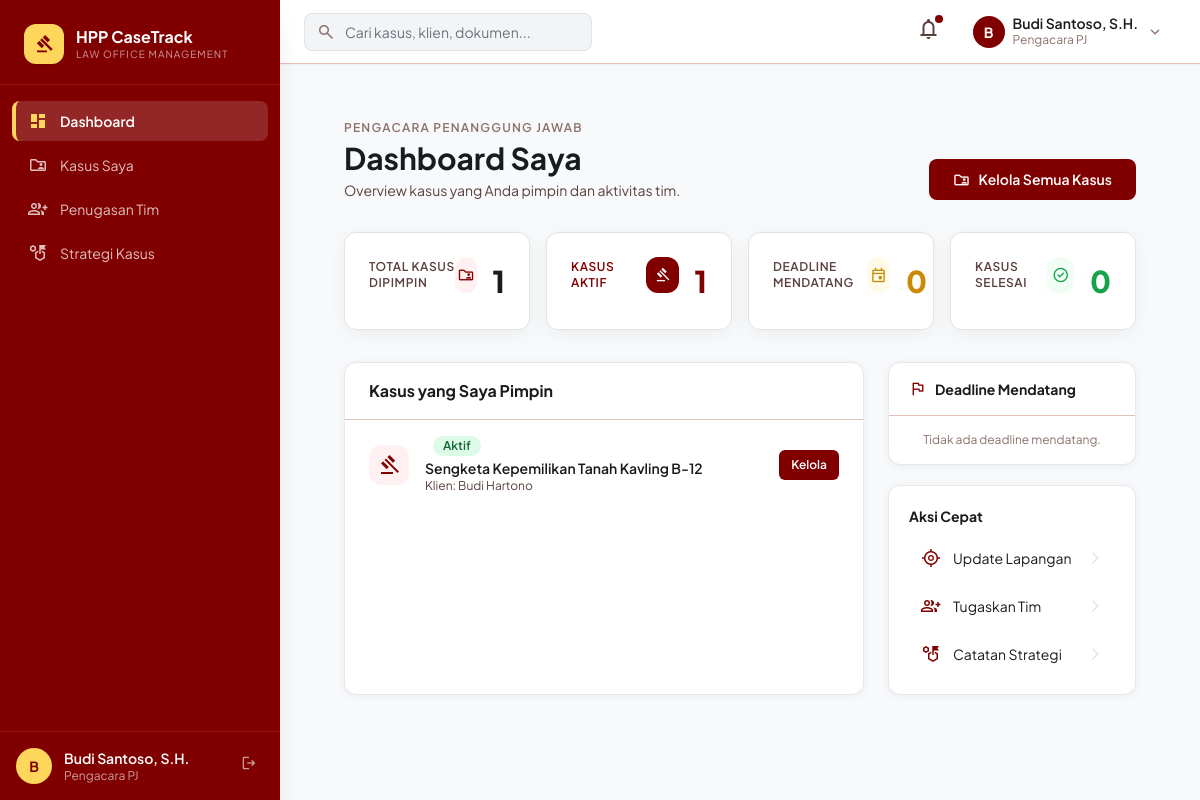
/pengacara-pj/dashboard.php (signed in), run on the app's committed database.
### tables this page shows
CREATE TABLE IF NOT EXISTS cases (
    id             INT AUTO_INCREMENT PRIMARY KEY,
    case_number    VARCHAR(30) UNIQUE NOT NULL,
    complaint_id   INT,
    client_id      INT NOT NULL,
    assigned_pj_id INT,
    case_type      VARCHAR(100),
    title          VARCHAR(255),
    description    TEXT,
    strategy       TEXT,
    status         ENUM('pending','active','on_hold','closed','won','lost','cancelled') DEFAULT 'pending',
    opened_at      DATETIME DEFAULT CURRENT_TIMESTAMP,
    closed_at      DATETIME,
    created_at     DATETIME DEFAULT CURRENT_TIMESTAMP,
    updated_at     DATETIME DEFAULT CURRENT_TIMESTAMP ON UPDATE CURRENT_TIMESTAMP,
    FOREIGN KEY (complaint_id)   REFERENCES complaints(id) ON DELETE SET NULL,
    FOREIGN KEY (client_id)      REFERENCES users(id),
    FOREIGN KEY (assigned_pj_id) REFERENCES users(id) ON DELETE SET NULL
);

CREATE TABLE IF NOT EXISTS users (
    id             INT AUTO_INCREMENT PRIMARY KEY,
    username       VARCHAR(100) UNIQUE,
    email          VARCHAR(150) UNIQUE NOT NULL,
    password       VARCHAR(255) NOT NULL,
    role           ENUM('client','legal_admin','ceo','pengacara_pj','lawyer','finance','head_finance','admin') NOT NULL DEFAULT 'client',
    name           VARCHAR(150) NOT NULL,
    phone          VARCHAR(20),
    address        TEXT,
    photo          VARCHAR(255),
    is_active      TINYINT(1) DEFAULT 1,
    otp_code       VARCHAR(10),
    otp_expires_at DATETIME,
    email_verified_at DATETIME,
    created_at     DATETIME DEFAULT CURRENT_TIMESTAMP,
    updated_at     DATETIME DEFAULT CURRENT_TIMESTAMP ON UPDATE CURRENT_TIMESTAMP
);

### pengacara-pj/dashboard.php (the view, shortened to what this page needs)
<?php
require_once __DIR__ . '/../includes/functions.php';
$user = currentUser();
$db   = getDB();
$myCases   = $db->prepare("SELECT c.*, u.name AS client_name FROM cases c JOIN users u ON c.client_id=u.id WHERE c.assigned_pj_id=? ORDER BY c.updated_at DESC");
$myCases->execute([$user['id']]); $cases = $myCases->fetchAll();
$activeCnt  = count(array_filter($cases, fn($c) => $c['status'] === 'active'));
$upMilestone= $db->prepare("SELECT m.*, c.title AS case_title, c.case_number AS reference_number FROM milestones m JOIN cases c ON m.case_id=c.id WHERE c.assigned_pj_id=? AND m.status IN ('pending','in_progress') AND m.due_date >= CURDATE() ORDER BY m.due_date LIMIT 5");
$upMilestone->execute([$user['id']]); $milestones = $upMilestone->fetchAll();
include __DIR__ . '/../includes/header.php';
?>
<div id="app-wrapper">
<?php include __DIR__ . '/../includes/sidebar.php'; ?>
<div id="page-content">
<div class="p-6 md:p-8 max-w-7xl mx-auto">
  <div class="flex flex-col md:flex-row md:items-end justify-between gap-4 mb-8">
    <div>
      <p class="text-xs font-semibold text-[#8e706c] uppercase tracking-widest mb-1">Pengacara Penanggung Jawab</p>
      <h1 class="text-3xl font-bold text-[#191c1d]">Dashboard Saya</h1>
      <p class="text-sm text-[#5a413d] mt-1">Overview kasus yang Anda pimpin dan aktivitas tim.</p>
    </div>
    <a href="/pengacara-pj/cases.php" class="btn-primary">
      <span class="material-symbols-outlined text-[18px]">folder_shared</span>
      Kelola Semua Kasus
    </a>
  </div>
  <div class="grid grid-cols-2 lg:grid-cols-4 gap-4 mb-8">
    <div class="stat-card">
      <div class="flex items-center justify-between mb-3">
        <p class="text-xs font-semibold uppercase tracking-wider text-[#5a413d]">Total Kasus Dipimpin</p>
        <div class="w-9 h-9 bg-[#fff1f1] rounded-xl flex items-center justify-center">
          <span class="material-symbols-outlined text-[#800000] text-[18px]">folder_shared</span>
        </div>
      </div>
      <div class="text-3xl font-extrabold"><?= count($cases) ?></div>
    </div>
    <div class="stat-card">
      <div class="flex items-center justify-between mb-3">
        <p class="text-xs font-semibold uppercase tracking-wider text-[#800000]">Kasus Aktif</p>
        <div class="w-9 h-9 bg-[#800000] rounded-xl flex items-center justify-center">
          <span class="material-symbols-outlined text-white text-[18px]">gavel</span>
        </div>
      </div>
      <div class="text-3xl font-extrabold text-[#800000]"><?= $activeCnt ?></div>
    </div>
    <div class="stat-card">
      <div class="flex items-center justify-between mb-3">
        <p class="text-xs font-semibold uppercase tracking-wider text-[#5a413d]">Deadline Mendatang</p>
        <div class="w-9 h-9 bg-yellow-50 rounded-xl flex items-center justify-center">
          <span class="material-symbols-outlined text-yellow-600 text-[18px]">event</span>
        </div>
      </div>
      <div class="text-3xl font-extrabold text-yellow-600"><?= count($milestones) ?></div>
    </div>
    <div class="stat-card">
      <div class="flex items-center justify-between mb-3">
        <p class="text-xs font-semibold uppercase tracking-wider text-[#5a413d]">Kasus Selesai</p>
        <div class="w-9 h-9 bg-green-50 rounded-xl flex items-center justify-center">
          <span class="material-symbols-outlined text-green-600 text-[18px]">check_circle</span>
        </div>
      </div>
      <div class="text-3xl font-extrabold text-green-600"><?= count(array_filter($cases, fn($c) => in_array($c['status'], ['closed','won']))) ?></div>
    </div>
  </div>
  <div class="grid grid-cols-1 lg:grid-cols-3 gap-6">
    <div class="lg:col-span-2 card overflow-hidden">
      <div class="px-6 py-4 border-b border-[#e2bfb9]">
        <h2 class="font-bold text-[#191c1d]">Kasus yang Saya Pimpin</h2>
      </div>
      <div class="divide-y divide-[#edeeef]">
        <?php foreach ($cases as $c): ?>
        <div class="px-6 py-4 flex items-center gap-4 hover:bg-[#fafafa] transition-colors group">
          <div class="w-10 h-10 rounded-xl bg-[#fff1f1] flex items-center justify-center shrink-0">
            <span class="material-symbols-outlined text-[#800000]">gavel</span>
          </div>
          <div class="flex-1 min-w-0">
            <div class="flex items-center gap-2 mb-0.5">
              <?= statusBadge($c['status']) ?>
            </div>
            <p class="font-semibold text-sm truncate group-hover:text-[#800000] transition-colors"><?= sanitize($c['title']) ?></p>
            <p class="text-xs text-[#5a413d]">Klien: <?= sanitize($c['client_name']) ?></p>
          </div>
          <div class="flex gap-2 shrink-0">
            <a href="/pengacara-pj/case-detail.php?id=<?= $c['id'] ?>" class="btn-primary btn-sm">
              Kelola
            </a>
          </div>
        </div>
        <?php endforeach; ?>
      </div>
    </div>
    <div class="space-y-5">
      <div class="card overflow-hidden">
        <div class="px-5 py-4 border-b border-[#e2bfb9]">
          <h2 class="font-bold text-[#191c1d] text-sm flex items-center gap-2">
            <span class="material-symbols-outlined text-[#800000] text-[18px]">flag</span>
            Deadline Mendatang
          </h2>
        </div>
        <div class="divide-y divide-[#edeeef]">
          <?php if (empty($milestones)): ?>
          <p class="p-4 text-xs text-[#8e706c] text-center">Tidak ada deadline mendatang.</p>
          <?php endif; ?>
        </div>
      </div>
      <div class="card p-5">
        <h2 class="font-bold text-[#191c1d] mb-3 text-sm">Aksi Cepat</h2>
        <div class="space-y-2">
          <?php foreach ([
            ['/lawyer/field-update.php','Update Lapangan','my_location'],
            ['/pengacara-pj/assign-team.php','Tugaskan Tim','group_add'],
            ['/pengacara-pj/strategy.php','Catatan Strategi','strategy'],
          ] as [$url,$label,$icon]): ?>
          <a href="<?= $url ?>" class="flex items-center gap-3 px-3 py-2.5 rounded-lg hover:bg-[#f3f4f5] transition-colors group">
            <span class="material-symbols-outlined text-[#800000] text-[20px]"><?= $icon ?></span>
            <span class="text-sm text-[#191c1d] group-hover:text-[#800000]"><?= $label ?></span>
            <span class="material-symbols-outlined text-[14px] text-[#e1e3e4] ml-auto">arrow_forward_ios</span>
          </a>
          <?php endforeach; ?>
        </div>
      </div>
    </div>
  </div>
</div>
</div>
</div>
<?php include __DIR__ . '/../includes/footer.php'; ?>

### includes/functions.php (shortened to what this page needs)
<?php
function statusBadge($status) {
    $map = [
        'new'                  => ['Baru', 'bg-blue-100 text-blue-800'],
        'pending_completion'   => ['Menunggu Kelengkapan', 'bg-yellow-100 text-yellow-800'],
        'verified'             => ['Diverifikasi', 'bg-green-100 text-green-800'],
        'rejected'             => ['Ditolak', 'bg-red-100 text-red-800'],
        'active'               => ['Aktif', 'bg-green-100 text-green-800'],
        'on_hold'              => ['Ditangguhkan', 'bg-yellow-100 text-yellow-800'],
        'closed'               => ['Selesai', 'bg-gray-100 text-gray-800'],
        'won'                  => ['Menang', 'bg-emerald-100 text-emerald-800'],
        'lost'                 => ['Kalah', 'bg-red-100 text-red-800'],
        'unpaid'               => ['Belum Bayar', 'bg-red-100 text-red-800'],
        'pending_verification' => ['Menunggu Verifikasi', 'bg-yellow-100 text-yellow-800'],
        'paid'                 => ['Lunas', 'bg-green-100 text-green-800'],
        'overdue'              => ['Jatuh Tempo', 'bg-red-100 text-red-800'],
        'pending'              => ['Menunggu', 'bg-yellow-100 text-yellow-800'],
        'approved'             => ['Disetujui', 'bg-green-100 text-green-800'],
        'draft'                => ['Draft', 'bg-gray-100 text-gray-800'],
        'pending_ceo'          => ['Menunggu CEO', 'bg-purple-100 text-purple-800'],
    ];
    $s = $map[$status] ?? [$status, 'bg-gray-100 text-gray-800'];
    return '<span class="inline-flex items-center px-2.5 py-0.5 rounded-full text-xs font-semibold ' . $s[1] . '">' . $s[0] . '</span>';
}
function sanitize($input) {
    return htmlspecialchars(strip_tags(trim($input)), ENT_QUOTES, 'UTF-8');
}

### assets/css/app.css (style rules this page uses)
#app-wrapper { display: flex; min-height: 100vh; }
#page-content { margin-left: 280px; padding-top: 64px; flex: 1; min-height: 100vh; background: #f8f9fa; }
.card { background: #fff; border-radius: 12px; border: 1px solid #e2bfb9; box-shadow: 0 4px 20px rgba(0,0,0,0.05); }
.stat-card { background: #fff; border-radius: 12px; padding: 24px; border: 1px solid #e1e3e4; box-shadow: 0 4px 20px rgba(0,0,0,0.05); transition: all 0.2s; }
.btn-primary { background: #800000; color: #fff; padding: 10px 24px; border-radius: 8px; font-weight: 600; font-size: 14px; transition: all 0.15s; border: none; cursor: pointer; display: inline-flex; align-items: center; gap: 8px; }
.btn-sm { padding: 6px 16px; font-size: 12px; border-radius: 6px; }
.material-symbols-outlined { font-family: 'Material Symbols Outlined'; font-weight: normal; font-style: normal; font-size: 24px; line-height: 1; display: inline-block; white-space: nowrap; direction: ltr; -webkit-font-smoothing: antialiased; }
#page-content { padding: 88px 32px 40px; }
.stat-card { display:flex; gap:16px; align-items:center; }
.card { background:#fff; border-radius:12px; border:1px solid #e5e7eb; box-shadow:0 1px 8px rgba(0,0,0,0.06); margin-bottom:0; }
.btn-primary { background:#800000; color:#fff; }
.btn-sm { padding:6px 12px; font-size:12px; border-radius:6px; }
.ml-auto { margin-left:auto; }
.text-sm { font-size:12px; }
.p-4 { padding:16px; }
.mt-1 { margin-top:4px; }
.mb-3 { margin-bottom:12px; }
.text-center { text-align:center; }

### data on the page
cases: status "1", status "0", status "Aktif", title "Sengketa Kepemilikan Tanah Kavling B-12", client.name "Budi Hartono"

### other printed values
substr($user['name'], 0, 1) "B"
$user['name'] "Budi Santoso, S.H."
$roleNames[$user['role']] "Pengacara PJ"
$item['label'] "Dashboard"
$item['label'] "Kasus Saya"
$item['label'] "Penugasan Tim"
$item['label'] "Strategi Kasus"
ROLE_NAMES[$role] "Pengacara PJ"
count($cases) "1"
count($milestones) "0"
$label "Update Lapangan"
$label "Tugaskan Tim"
$label "Catatan Strategi"
